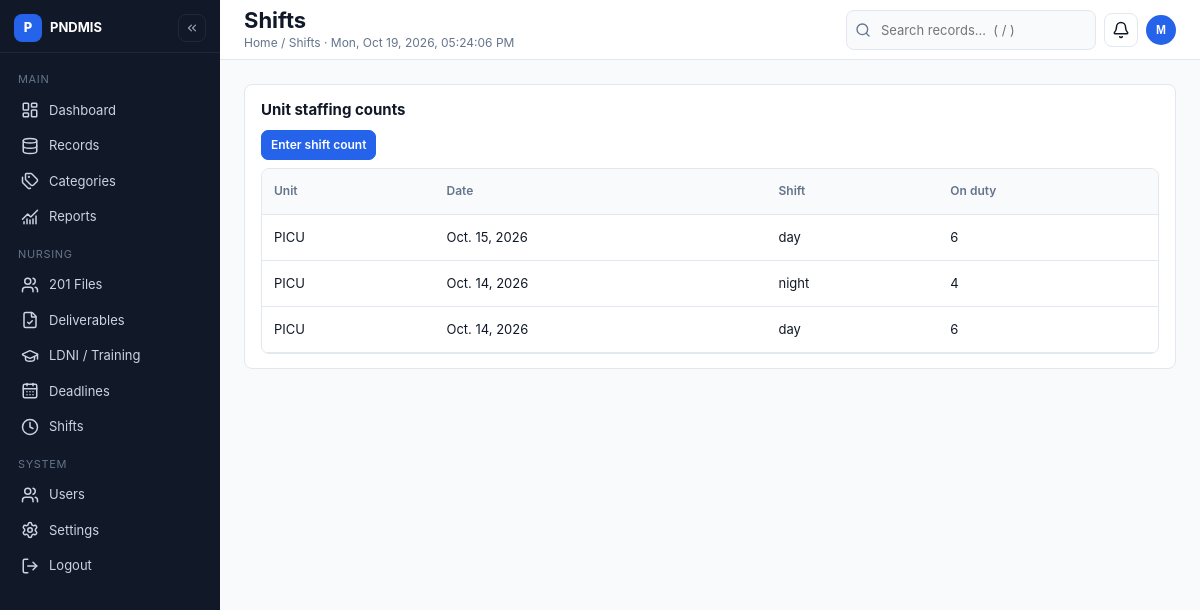
The page /shifts/ (signed in) on the database its author committed.
### core/models.py (models this page shows)
class ShiftCount(models.Model):
 unit=models.ForeignKey(Unit,on_delete=models.PROTECT)
 date=models.DateField()
 shift=models.CharField(max_length=10,choices=[('day','Day'),('night','Night')])
 on_duty=models.PositiveSmallIntegerField()
 entered_by=models.ForeignKey(settings.AUTH_USER_MODEL,on_delete=models.PROTECT)
 class Meta:constraints=[models.UniqueConstraint(fields=['unit','date','shift'],name='unique_unit_date_shift')]

class Unit(models.Model):
 name=models.CharField(max_length=80,unique=True)
 def __str__(self):return self.name

### core/views.py (the view)
# urls.py: path('shifts/',views.shifts,name='shifts'),
@login_required
def shifts(request):
    p = profile(request.user)
    if p.role == 'staff':
        raise PermissionDenied
    qs = ShiftCount.objects.all() if p.role == 'supervisor' else ShiftCount.objects.filter(unit=p.unit)
    return render(request, 'core/shifts.html', {'shifts': qs.select_related('unit').order_by('-date')[:100], 'page_title': 'Shifts', 'breadcrumb': 'Home / Shifts'})

### core/access.py (called while the page is built)
def profile(user):
 try:return user.nursing_profile
 except Profile.DoesNotExist:raise PermissionDenied('Account has no approved nursing role')

### core/templates/core/shifts.html
{% extends 'core/base.html' %}{% block content %}<div class="card"><h3>Unit staffing counts</h3><p><a class="btn sm" href="{% url 'add_shift' %}">Enter shift count</a></p><div class="twrap"><table><tr><th>Unit</th><th>Date</th><th>Shift</th><th>On duty</th></tr>{% for s in shifts %}<tr><td>{{ s.unit }}</td><td>{{ s.date }}</td><td>{{ s.shift }}</td><td>{{ s.on_duty }}</td></tr>{% empty %}<tr><td colspan="4"><div class="empty"><h3>No records</h3><p>Enter shift counts per unit.</p></div></td></tr>{% endfor %}</table></div></div>{% endblock %}

### core/templates/core/base.html (shortened to what this page needs)
{% load static %}<!doctype html><html lang="en"><head><link rel="stylesheet" href="{% static 'css/style.css' %}"><link rel="stylesheet" href="{% static 'css/dashboard.css' %}"><link rel="stylesheet" href="{% static 'css/components.css' %}"></head><body><div class="app">
<aside class="sidebar" id="sidebar" aria-label="Primary"><div class="brand"><span class="mark">P</span><span class="brand-name">PNDMIS</span><button class="iconbtn collapse-btn" onclick="toggleCollapse()" aria-label="Collapse sidebar" title="Collapse sidebar"><i data-lucide="chevrons-left"></i></button></div>
<nav class="nav">
<small>Main</small>
<a href="{% url 'dashboard' %}" class="{% if request.resolver_match.url_name == 'dashboard' %}active{% endif %}" title="Dashboard"><i data-lucide="layout-dashboard" aria-hidden="true"></i> <span>Dashboard</span></a>
<a href="{% url 'records' %}" class="{% if request.resolver_match.url_name == 'records' %}active{% endif %}" title="Records Management"><i data-lucide="database" aria-hidden="true"></i> <span>Records</span></a>
<a href="{% url 'categories' %}" class="{% if request.resolver_match.url_name == 'categories' %}active{% endif %}" title="Categories"><i data-lucide="tags" aria-hidden="true"></i> <span>Categories</span></a>
<a href="{% url 'reports' %}" class="{% if request.resolver_match.url_name == 'reports' %}active{% endif %}" title="Reports and Analytics"><i data-lucide="chart-no-axes-combined" aria-hidden="true"></i> <span>Reports</span></a>
<small>Nursing</small>
<a href="{% url 'staff' %}" title="201 Files"><i data-lucide="users" aria-hidden="true"></i> <span>201 Files</span></a>
<a href="{% url 'deliverables' %}" title="Deliverables"><i data-lucide="file-check" aria-hidden="true"></i> <span>Deliverables</span></a>
<a href="{% url 'training' %}" title="LDNI Training"><i data-lucide="graduation-cap" aria-hidden="true"></i> <span>LDNI / Training</span></a>
<a href="{% url 'tasks' %}" title="Deadlines"><i data-lucide="calendar-days" aria-hidden="true"></i> <span>Deadlines</span></a>
<a href="{% url 'shifts' %}" title="Shifts"><i data-lucide="clock" aria-hidden="true"></i> <span>Shifts</span></a>
<small>System</small>
<a href="{% url 'users' %}" title="User Management"><i data-lucide="users" aria-hidden="true"></i> <span>Users</span></a>
<a href="{% url 'settings' %}" title="Settings"><i data-lucide="settings" aria-hidden="true"></i> <span>Settings</span></a>
{% if user.is_authenticated %}<a href="#" onclick="document.getElementById('logout-f').submit();return false" title="Logout"><i data-lucide="log-out" aria-hidden="true"></i> <span>Logout</span></a>
<form id="logout-f" method="post" action="{% url 'logout' %}" style="display:none">{% csrf_token %}</form>{% endif %}
</nav></aside>
<div class="main"><div class="topbar"><div><h1>{{ page_title|default:"Dashboard" }}</h1><div class="crumbs">{{ breadcrumb|default:"Home" }} · <span id="ph-clock"></span></div></div>
<div class="search"><span class="sbox"><i data-lucide="search" aria-hidden="true"></i><input id="top-search" placeholder="Search records…  ( / )" aria-label="Search records" onkeydown="if(event.key==='Enter')submitTopSearch(this.value)"></span><span class="profile-wrap" id="notif-wrap"><button class="iconbtn" onclick="toggleMenu('notif-menu')" aria-label="Notifications" title="Notifications" aria-haspopup="true"><i data-lucide="bell"></i></button></span><span class="profile-wrap"><button class="avatar" onclick="toggleMenu('pmenu')" aria-label="Profile menu for {{ user.username }}" title="{{ user.username }}" aria-haspopup="true">{{ user.username|default:"?"|slice:":1"|upper }}</button></span></div></div>
<div class="content" id="main-content" tabindex="-1">{% block content %}{% endblock %}</div></div></div>
<script src="{% static 'js/app.js' %}"></script>{% block scripts %}{% endblock %}</body></html>

### core/static/css/style.css (style rules this page uses)
:root { --bg:#F8FAFC;--card:#FFFFFF;--ink:#111827;--muted:#64748B;--line:#E2E8F0;--side:#111827;--side2:#1F2937;--blue:#2563EB;--blue-d:#1D4ED8;--ok:#15803D;--ok-bg:#DCFCE7;--warn:#B45309;--warn-bg:#FEF3C7;--bad:#B91C1C;--bad-bg:#FEE2E2;--r:8px }
* { box-sizing:border-box }
html { -webkit-text-size-adjust:100% }
body { margin:0;font:13px/1.5 Inter,system-ui,-apple-system,"Segoe UI",Roboto,sans-serif;background:var(--bg);color:var(--ink) }
h1 { font-size:22px;margin:0;font-weight:700 }
h3 { font-size:15px;margin:0 0 8px }
p { margin:8px 0 }
small,.meta { font-size:12px;color:var(--muted) }
.app { display:flex;min-height:100vh }
.sidebar { width:220px;background:var(--side);color:#CBD5E1;display:flex;flex-direction:column;position:fixed;inset:0 auto 0 0;z-index:40;transition:transform .15s ease }
.brand { padding:14px 14px 10px;font-weight:700;font-size:13px;color:#fff;display:flex;gap:8px;align-items:center;border-bottom:1px solid #1F2937 }
.brand .mark { width:28px;height:28px;border-radius:8px;background:var(--blue);color:#fff;display:flex;align-items:center;justify-content:center;font-size:13px;font-weight:800 }
.nav { padding:8px;display:flex;flex-direction:column;gap:2px;overflow:auto }
.nav small { color:#64748B;padding:10px 10px 4px;text-transform:uppercase;font-size:11px;letter-spacing:.06em }
.nav a { color:#CBD5E1;text-decoration:none;padding:7px 10px;border-radius:8px;display:flex;gap:10px;align-items:center;font-size:13px;border-left:3px solid transparent }
.nav svg.lucide,.nav i.lucide { width:18px;height:18px;flex:none }
.main { flex:1;margin-left:220px;min-width:0 }
.topbar { background:var(--card);border-bottom:1px solid var(--line);height:60px;min-height:60px;padding:0 24px;display:flex;gap:12px;align-items:center;position:sticky;top:0;z-index:30 }
.topbar h1 { font-size:22px;line-height:1.2 }
.crumbs { color:var(--muted);font-size:12px }
.search { margin-left:auto;display:flex;gap:8px;align-items:center }
.search .sbox { display:flex;align-items:center;gap:6px;background:var(--bg);border:1px solid var(--line);border-radius:8px;padding:0 8px }
.search input { background:transparent;border:0;padding:8px 4px;min-width:200px;font-size:13px;color:var(--ink) }
.iconbtn { width:34px;height:34px;border-radius:8px;border:1px solid var(--line);background:#fff;display:inline-flex;align-items:center;justify-content:center;cursor:pointer;color:var(--ink) }
.avatar { width:30px;height:30px;border-radius:50%;background:var(--blue);color:#fff;display:flex;align-items:center;justify-content:center;font-weight:700;font-size:12px;border:0;cursor:pointer }
.content { padding:24px;max-width:1180px }
.card { background:var(--card);border:1px solid var(--line);border-radius:8px;padding:14px 16px;margin-bottom:12px;box-shadow:none }
.twrap { overflow-x:auto;border:1px solid var(--line);border-radius:8px }
table { width:100%;border-collapse:collapse;min-width:720px }
th,td { padding:10px 12px;border-bottom:1px solid var(--line);text-align:left;font-size:13px;vertical-align:middle }
th { color:var(--muted);font-weight:600;font-size:12px;background:#F8FAFC;white-space:nowrap }
tbody tr { height:46px }
.btn { background:var(--blue);color:#fff;border:1px solid var(--blue);padding:8px 12px;border-radius:8px;cursor:pointer;font-weight:600;font-size:13px;display:inline-flex;align-items:center;gap:6px;text-decoration:none }
.btn.sm { padding:5px 9px;font-size:12px;border-radius:7px }
input,select,textarea { height:40px;padding:8px 10px;border:1px solid var(--line);border-radius:8px;font:inherit;font-size:13px;background:#fff;max-width:100%;color:var(--ink) }
.lucide { width:18px;height:18px }
.profile-wrap { position:relative }
.collapse-btn { margin-left:auto;width:28px;height:28px;background:transparent;border-color:#1F2937;color:#94A3B8 }
a.btn,a.iconbtn { text-decoration:none }

### core/static/css/components.css (style rules this page uses)
.sbox { display:inline-flex;align-items:center;gap:6px;background:#fff;border:1px solid var(--line);border-radius:8px;padding:0 8px }
.sbox input { border:0;background:transparent;height:38px }
.sbox svg { width:16px;height:16px;color:var(--muted) }

### rows shown on the page
ShiftCount: unit "PICU", date "Oct. 15, 2026", shift "day", on_duty "6"
ShiftCount: unit "PICU", date "Oct. 14, 2026", shift "night", on_duty "4"
ShiftCount: unit "PICU", date "Oct. 14, 2026", shift "day", on_duty "6"

### other values the page prints
{{ page_title|default:"Dashboard" }} "Shifts"
{{ breadcrumb|default:"Home" }} "Home / Shifts"
{{ user.username|default:"?"|slice:":1"|upper }} "M"
